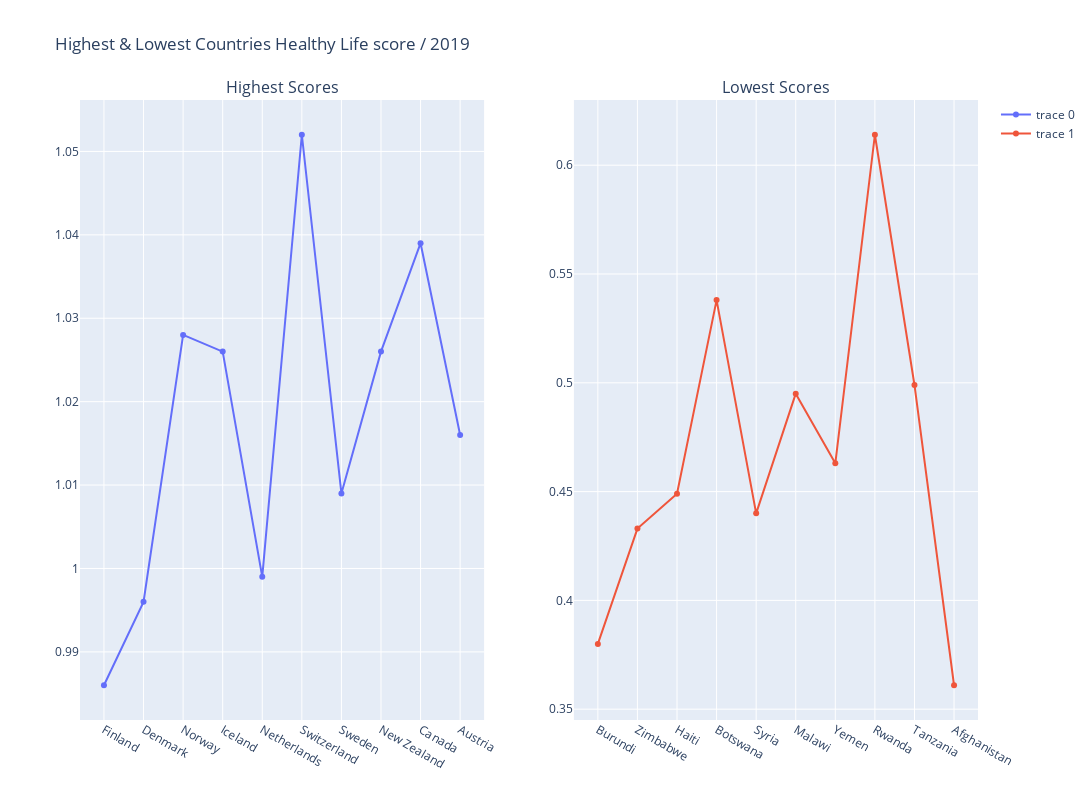

The notebook cell this image was saved under:
### Code cell
# visualize the highest & lowest countries GDP per capita
fig = make_subplots(rows=1, cols=2, subplot_titles=("Highest Scores", "Lowest Scores"))

fig.add_trace(
    go.Scatter(x=highest_df["country"], y=highest_df["healthy_life_exp_score"], mode='markers+lines'),
    row=1, col=1
)

fig.add_trace(
    go.Scatter(x=lowest_df["country"], y=lowest_df["healthy_life_exp_score"], mode='markers+lines'),
    row=1, col=2
)

fig.update_layout(height=800, width=1300, title_text="Highest & Lowest Countries Healthy Life score / 2019")
fig.show()

### Figure 1 — Plotly figure (JSON) as saved in the notebook; plotly's stock layout.template omitted (floating-point values rounded to 4 significant figures)
{"data": [{"mode": "markers+lines", "type": "scatter", "x": ["Finland", "Denmark", "Norway", "Iceland", "Netherlands", "Switzerland", "Sweden", "New Zealand", "Canada", "Austria"], "xaxis": "x", "y": [0.986, 0.996, 1.028, 1.026, 0.999, 1.052, 1.009, 1.026, 1.039, 1.016], "yaxis": "y"}, {"mode": "markers+lines", "type": "scatter", "x": ["Burundi", "Zimbabwe", "Haiti", "Botswana", "Syria", "Malawi", "Yemen", "Rwanda", "Tanzania", "Afghanistan"], "xaxis": "x2", "y": [0.38, 0.433, 0.449, 0.538, 0.44, 0.495, 0.463, 0.614, 0.499, 0.361], "yaxis": "y2"}], "layout": {"annotations": [{"font": {"size": 16}, "showarrow": false, "text": "Highest Scores", "x": 0.225, "xanchor": "center", "xref": "paper", "y": 1, "yanchor": "bottom", "yref": "paper"}, {"font": {"size": 16}, "showarrow": false, "text": "Lowest Scores", "x": 0.775, "xanchor": "center", "xref": "paper", "y": 1, "yanchor": "bottom", "yref": "paper"}], "height": 800, "title": {"text": "Highest & Lowest Countries Healthy Life score / 2019"}, "width": 1300, "xaxis": {"anchor": "y", "autorange": true, "domain": [0, 0.45], "range": [-0.5858, 9.586], "type": "category"}, "xaxis2": {"anchor": "y2", "autorange": true, "domain": [0.55, 1], "range": [-0.5858, 9.586], "type": "category"}, "yaxis": {"anchor": "x", "autorange": true, "domain": [0, 1], "range": [0.9818, 1.056], "type": "linear"}, "yaxis2": {"anchor": "x2", "autorange": true, "domain": [0, 1], "range": [0.345, 0.63], "type": "linear"}}}
